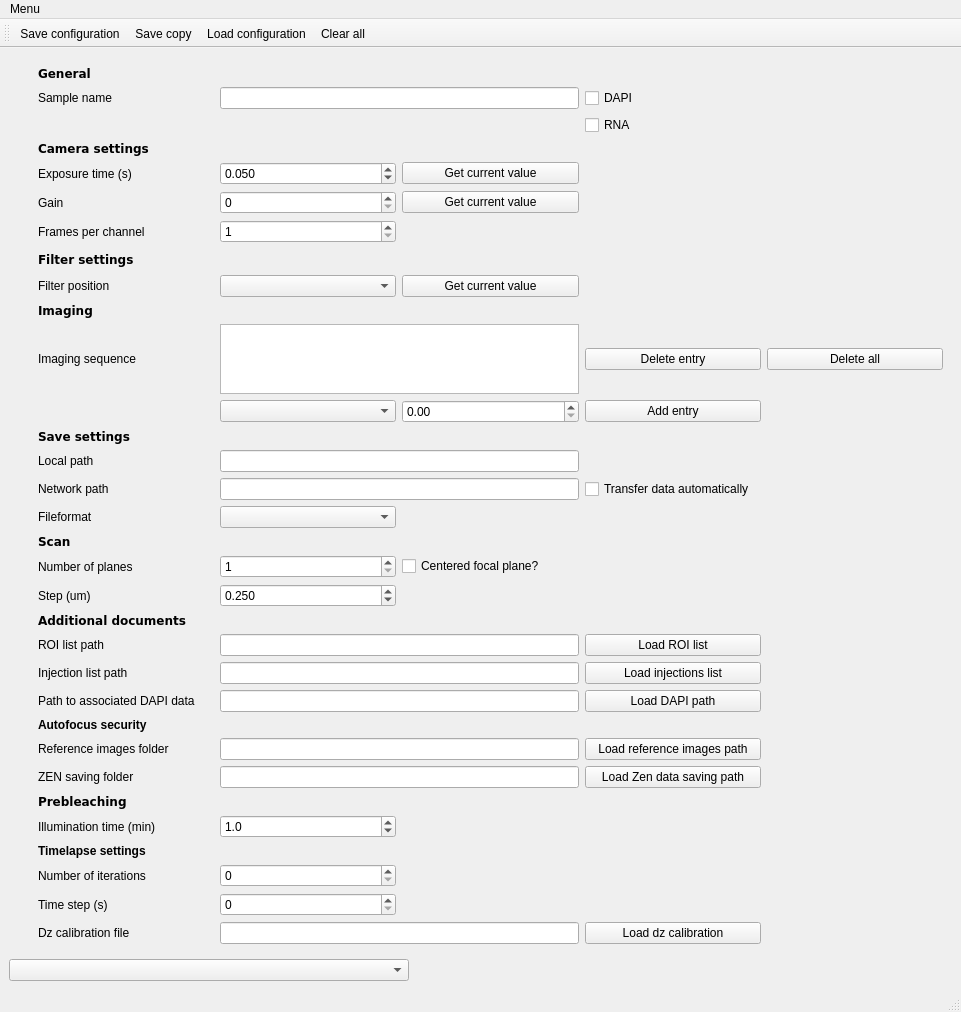
<?xml version="1.0" encoding="UTF-8"?>
<ui version="4.0">
 <class>mainWindow</class>
 <widget class="QMainWindow" name="mainWindow">
  <property name="geometry">
   <rect>
    <x>0</x>
    <y>0</y>
    <width>961</width>
    <height>995</height>
   </rect>
  </property>
  <property name="windowTitle">
   <string>Experiment Configurator</string>
  </property>
  <widget class="QWidget" name="centralwidget">
   <layout class="QVBoxLayout" name="verticalLayout">
    <item>
     <widget class="QWidget" name="formWidget" native="true">
      <layout class="QGridLayout" name="gridLayout">
       <item row="29" column="1">
        <widget class="QLabel" name="injections_list_Label">
         <property name="text">
          <string>Injection list path</string>
         </property>
        </widget>
       </item>
       <item row="36" column="2">
        <widget class="QDoubleSpinBox" name="illumination_time_DSpinBox">
         <property name="decimals">
          <number>1</number>
         </property>
         <property name="maximum">
          <double>100.000000000000000</double>
         </property>
         <property name="value">
          <double>1.000000000000000</double>
         </property>
        </widget>
       </item>
       <item row="19" column="1">
        <widget class="QLabel" name="save_path_Label">
         <property name="text">
          <string>Local path</string>
         </property>
        </widget>
       </item>
       <item row="8" column="1">
        <widget class="QLabel" name="filter_settings_Label">
         <property name="font">
          <font>
           <family>DejaVu Sans</family>
           <weight>75</weight>
           <bold>true</bold>
          </font>
         </property>
         <property name="text">
          <string>Filter settings</string>
         </property>
        </widget>
       </item>
       <item row="5" column="1">
        <widget class="QLabel" name="gain_Label">
         <property name="text">
          <string>Gain</string>
         </property>
        </widget>
       </item>
       <item row="12" column="4">
        <widget class="QPushButton" name="delete_entry_PushButton">
         <property name="text">
          <string>Delete entry</string>
         </property>
        </widget>
       </item>
       <item row="9" column="1">
        <widget class="QLabel" name="filterpos_Label">
         <property name="text">
          <string>Filter position</string>
         </property>
        </widget>
       </item>
       <item row="21" column="2">
        <widget class="QComboBox" name="fileformat_ComboBox"/>
       </item>
       <item row="4" column="1">
        <widget class="QLabel" name="exposure_Label">
         <property name="text">
          <string>Exposure time (s)</string>
         </property>
        </widget>
       </item>
       <item row="35" column="1">
        <widget class="QLabel" name="prebleach_settings_Label">
         <property name="font">
          <font>
           <family>DejaVu Sans</family>
           <weight>75</weight>
           <bold>true</bold>
          </font>
         </property>
         <property name="text">
          <string>Prebleaching</string>
         </property>
        </widget>
       </item>
       <item row="30" column="1">
        <widget class="QLabel" name="dapi_path_Label">
         <property name="text">
          <string>Path to associated DAPI data</string>
         </property>
        </widget>
       </item>
       <item row="1" column="2" colspan="2">
        <widget class="QLineEdit" name="sample_name_LineEdit"/>
       </item>
       <item row="10" column="1">
        <spacer name="verticalSpacer_2">
         <property name="orientation">
          <enum>Qt::Vertical</enum>
         </property>
         <property name="sizeHint" stdset="0">
          <size>
           <width>20</width>
           <height>40</height>
          </size>
         </property>
        </spacer>
       </item>
       <item row="18" column="1">
        <widget class="QLabel" name="save_settings_Label">
         <property name="font">
          <font>
           <family>DejaVu Sans</family>
           <weight>75</weight>
           <bold>true</bold>
          </font>
         </property>
         <property name="text">
          <string>Save settings</string>
         </property>
        </widget>
       </item>
       <item row="19" column="2" colspan="2">
        <widget class="QLineEdit" name="save_path_LineEdit"/>
       </item>
       <item row="28" column="2" colspan="2">
        <widget class="QLineEdit" name="roi_list_path_LineEdit">
         <property name="enabled">
          <bool>true</bool>
         </property>
        </widget>
       </item>
       <item row="30" column="2" colspan="2">
        <widget class="QLineEdit" name="dapi_data_LineEdit"/>
       </item>
       <item row="21" column="1">
        <widget class="QLabel" name="fileformat_Label">
         <property name="text">
          <string>Fileformat</string>
         </property>
        </widget>
       </item>
       <item row="23" column="1">
        <widget class="QLabel" name="scan_settings_Label">
         <property name="font">
          <font>
           <family>DejaVu Sans</family>
           <weight>75</weight>
           <bold>true</bold>
          </font>
         </property>
         <property name="text">
          <string>Scan</string>
         </property>
        </widget>
       </item>
       <item row="0" column="1">
        <widget class="QLabel" name="general_Label">
         <property name="font">
          <font>
           <family>DejaVu Sans</family>
           <weight>75</weight>
           <bold>true</bold>
          </font>
         </property>
         <property name="text">
          <string>General</string>
         </property>
        </widget>
       </item>
       <item row="7" column="1">
        <spacer name="verticalSpacer">
         <property name="orientation">
          <enum>Qt::Vertical</enum>
         </property>
         <property name="sizeHint" stdset="0">
          <size>
           <width>20</width>
           <height>40</height>
          </size>
         </property>
        </spacer>
       </item>
       <item row="16" column="4">
        <widget class="QPushButton" name="add_entry_PushButton">
         <property name="text">
          <string>Add entry</string>
         </property>
        </widget>
       </item>
       <item row="16" column="5">
        <spacer name="horizontalSpacer_2">
         <property name="orientation">
          <enum>Qt::Horizontal</enum>
         </property>
         <property name="sizeType">
          <enum>QSizePolicy::Fixed</enum>
         </property>
         <property name="sizeHint" stdset="0">
          <size>
           <width>20</width>
           <height>20</height>
          </size>
         </property>
        </spacer>
       </item>
       <item row="8" column="0">
        <spacer name="horizontalSpacer">
         <property name="orientation">
          <enum>Qt::Horizontal</enum>
         </property>
         <property name="sizeType">
          <enum>QSizePolicy::Fixed</enum>
         </property>
         <property name="sizeHint" stdset="0">
          <size>
           <width>20</width>
           <height>20</height>
          </size>
         </property>
        </spacer>
       </item>
       <item row="5" column="3">
        <widget class="QPushButton" name="get_gain_PushButton">
         <property name="text">
          <string>Get current value</string>
         </property>
        </widget>
       </item>
       <item row="25" column="2">
        <widget class="QDoubleSpinBox" name="z_step_DSpinBox">
         <property name="decimals">
          <number>3</number>
         </property>
         <property name="maximum">
          <double>5.000000000000000</double>
         </property>
         <property name="singleStep">
          <double>0.100000000000000</double>
         </property>
         <property name="value">
          <double>0.250000000000000</double>
         </property>
        </widget>
       </item>
       <item row="6" column="1">
        <widget class="QLabel" name="num_frames_Label">
         <property name="text">
          <string>Frames per channel</string>
         </property>
        </widget>
       </item>
       <item row="28" column="1">
        <widget class="QLabel" name="roi_list_path_Label">
         <property name="text">
          <string>ROI list path</string>
         </property>
        </widget>
       </item>
       <item row="4" column="3">
        <widget class="QPushButton" name="get_exposure_PushButton">
         <property name="text">
          <string>Get current value</string>
         </property>
        </widget>
       </item>
       <item row="9" column="3">
        <widget class="QPushButton" name="get_filterpos_PushButton">
         <property name="text">
          <string>Get current value</string>
         </property>
        </widget>
       </item>
       <item row="38" column="2">
        <widget class="QSpinBox" name="num_iterations_SpinBox">
         <property name="maximum">
          <number>1000</number>
         </property>
        </widget>
       </item>
       <item row="4" column="2">
        <widget class="QDoubleSpinBox" name="exposure_DSpinBox">
         <property name="decimals">
          <number>3</number>
         </property>
         <property name="maximum">
          <double>5.000000000000000</double>
         </property>
         <property name="singleStep">
          <double>0.010000000000000</double>
         </property>
         <property name="value">
          <double>0.050000000000000</double>
         </property>
        </widget>
       </item>
       <item row="17" column="1">
        <spacer name="verticalSpacer_3">
         <property name="orientation">
          <enum>Qt::Vertical</enum>
         </property>
         <property name="sizeHint" stdset="0">
          <size>
           <width>20</width>
           <height>40</height>
          </size>
         </property>
        </spacer>
       </item>
       <item row="27" column="1">
        <widget class="QLabel" name="documents_Label">
         <property name="font">
          <font>
           <family>DejaVu Sans</family>
           <weight>75</weight>
           <bold>true</bold>
          </font>
         </property>
         <property name="text">
          <string>Additional documents</string>
         </property>
        </widget>
       </item>
       <item row="30" column="4">
        <widget class="QPushButton" name="load_dapi_PushButton">
         <property name="text">
          <string>Load DAPI path</string>
         </property>
        </widget>
       </item>
       <item row="28" column="4">
        <widget class="QPushButton" name="load_roi_PushButton">
         <property name="text">
          <string>Load ROI list</string>
         </property>
        </widget>
       </item>
       <item row="24" column="1">
        <widget class="QLabel" name="num_z_planes_Label">
         <property name="text">
          <string>Number of planes</string>
         </property>
        </widget>
       </item>
       <item row="31" column="1">
        <spacer name="verticalSpacer_6">
         <property name="orientation">
          <enum>Qt::Vertical</enum>
         </property>
         <property name="sizeHint" stdset="0">
          <size>
           <width>20</width>
           <height>40</height>
          </size>
         </property>
        </spacer>
       </item>
       <item row="26" column="1">
        <spacer name="verticalSpacer_5">
         <property name="orientation">
          <enum>Qt::Vertical</enum>
         </property>
         <property name="sizeHint" stdset="0">
          <size>
           <width>20</width>
           <height>40</height>
          </size>
         </property>
        </spacer>
       </item>
       <item row="1" column="1">
        <widget class="QLabel" name="sample_name_Label">
         <property name="text">
          <string>Sample name</string>
         </property>
        </widget>
       </item>
       <item row="12" column="5">
        <widget class="QPushButton" name="delete_all_PushButton">
         <property name="text">
          <string>Delete all</string>
         </property>
        </widget>
       </item>
       <item row="16" column="2">
        <widget class="QComboBox" name="laser_ComboBox"/>
       </item>
       <item row="6" column="2">
        <widget class="QSpinBox" name="num_frames_SpinBox">
         <property name="minimum">
          <number>1</number>
         </property>
         <property name="maximum">
          <number>1000</number>
         </property>
        </widget>
       </item>
       <item row="24" column="3">
        <widget class="QCheckBox" name="centered_focal_plane_CheckBox">
         <property name="text">
          <string>Centered focal plane?</string>
         </property>
        </widget>
       </item>
       <item row="3" column="1">
        <widget class="QLabel" name="cam_settings_Label">
         <property name="font">
          <font>
           <family>DejaVu Sans</family>
           <weight>75</weight>
           <bold>true</bold>
          </font>
         </property>
         <property name="text">
          <string>Camera settings</string>
         </property>
        </widget>
       </item>
       <item row="12" column="2" colspan="2">
        <widget class="QListView" name="imaging_sequence_ListView"/>
       </item>
       <item row="29" column="2" colspan="2">
        <widget class="QLineEdit" name="injections_list_LineEdit"/>
       </item>
       <item row="25" column="1">
        <widget class="QLabel" name="z_step_Label">
         <property name="text">
          <string>Step (um)</string>
         </property>
        </widget>
       </item>
       <item row="16" column="3">
        <widget class="QDoubleSpinBox" name="laser_intensity_DSpinBox">
         <property name="maximum">
          <double>100.000000000000000</double>
         </property>
        </widget>
       </item>
       <item row="11" column="1">
        <widget class="QLabel" name="imaging_settings_Label">
         <property name="font">
          <font>
           <family>DejaVu Sans</family>
           <weight>75</weight>
           <bold>true</bold>
          </font>
         </property>
         <property name="text">
          <string>Imaging</string>
         </property>
        </widget>
       </item>
       <item row="29" column="4">
        <widget class="QPushButton" name="load_injections_PushButton">
         <property name="text">
          <string>Load injections list</string>
         </property>
        </widget>
       </item>
       <item row="12" column="1">
        <widget class="QLabel" name="imaging_sequence_Label">
         <property name="text">
          <string>Imaging sequence</string>
         </property>
        </widget>
       </item>
       <item row="37" column="1">
        <widget class="QLabel" name="timelapse_settings_Label">
         <property name="font">
          <font>
           <weight>75</weight>
           <bold>true</bold>
          </font>
         </property>
         <property name="text">
          <string>Timelapse settings</string>
         </property>
        </widget>
       </item>
       <item row="1" column="4">
        <widget class="QCheckBox" name="dapi_CheckBox">
         <property name="text">
          <string>DAPI</string>
         </property>
         <attribute name="buttonGroup">
          <string notr="true">buttonGroup</string>
         </attribute>
        </widget>
       </item>
       <item row="22" column="1">
        <spacer name="verticalSpacer_4">
         <property name="orientation">
          <enum>Qt::Vertical</enum>
         </property>
         <property name="sizeHint" stdset="0">
          <size>
           <width>20</width>
           <height>40</height>
          </size>
         </property>
        </spacer>
       </item>
       <item row="24" column="2">
        <widget class="QSpinBox" name="num_z_planes_SpinBox">
         <property name="minimum">
          <number>1</number>
         </property>
         <property name="maximum">
          <number>1000</number>
         </property>
        </widget>
       </item>
       <item row="9" column="2">
        <widget class="QComboBox" name="filterpos_ComboBox"/>
       </item>
       <item row="36" column="1">
        <widget class="QLabel" name="illumination_time_Label">
         <property name="text">
          <string>Illumination time (min)</string>
         </property>
        </widget>
       </item>
       <item row="5" column="2">
        <widget class="QSpinBox" name="gain_SpinBox"/>
       </item>
       <item row="2" column="4">
        <widget class="QCheckBox" name="rna_CheckBox">
         <property name="text">
          <string>RNA</string>
         </property>
         <attribute name="buttonGroup">
          <string notr="true">buttonGroup</string>
         </attribute>
        </widget>
       </item>
       <item row="38" column="1">
        <widget class="QLabel" name="num_iterations_Label">
         <property name="text">
          <string>Number of iterations</string>
         </property>
        </widget>
       </item>
       <item row="39" column="1">
        <widget class="QLabel" name="time_step_Label">
         <property name="text">
          <string>Time step (s)</string>
         </property>
        </widget>
       </item>
       <item row="39" column="2">
        <widget class="QSpinBox" name="time_step_SpinBox"/>
       </item>
       <item row="40" column="1">
        <widget class="QLabel" name="dz_calibration_label">
         <property name="text">
          <string>Dz calibration file</string>
         </property>
        </widget>
       </item>
       <item row="40" column="2" colspan="2">
        <widget class="QLineEdit" name="axial_calibration_path_lineEdit"/>
       </item>
       <item row="40" column="4">
        <widget class="QPushButton" name="load_dz_calibration_pushButton">
         <property name="text">
          <string>Load dz calibration</string>
         </property>
        </widget>
       </item>
       <item row="20" column="1">
        <widget class="QLabel" name="save_remote_path_Label">
         <property name="text">
          <string>Network path </string>
         </property>
        </widget>
       </item>
       <item row="20" column="2" colspan="2">
        <widget class="QLineEdit" name="save_network_path_LineEdit">
         <property name="enabled">
          <bool>true</bool>
         </property>
         <property name="readOnly">
          <bool>false</bool>
         </property>
        </widget>
       </item>
       <item row="20" column="4">
        <widget class="QCheckBox" name="TransferData_checkBox">
         <property name="text">
          <string>Transfer data automatically</string>
         </property>
        </widget>
       </item>
       <item row="33" column="2" colspan="2">
        <widget class="QLineEdit" name="reference_images_lineEdit"/>
       </item>
       <item row="32" column="1">
        <widget class="QLabel" name="Autofocus_security_Label">
         <property name="font">
          <font>
           <weight>75</weight>
           <bold>true</bold>
          </font>
         </property>
         <property name="text">
          <string>Autofocus security</string>
         </property>
        </widget>
       </item>
       <item row="33" column="1">
        <widget class="QLabel" name="reference_image_folder_Label">
         <property name="text">
          <string>Reference images folder</string>
         </property>
        </widget>
       </item>
       <item row="33" column="4">
        <widget class="QPushButton" name="reference_images_pushButton">
         <property name="text">
          <string>Load reference images path</string>
         </property>
        </widget>
       </item>
       <item row="34" column="1">
        <widget class="QLabel" name="Zen_saving_folder_Label">
         <property name="text">
          <string>ZEN saving folder</string>
         </property>
        </widget>
       </item>
       <item row="34" column="2" colspan="2">
        <widget class="QLineEdit" name="Zen_saving_folder_lineEdit"/>
       </item>
       <item row="34" column="4">
        <widget class="QPushButton" name="Zen_saving_folder_pushButton">
         <property name="text">
          <string>Load Zen data saving path</string>
         </property>
        </widget>
       </item>
      </layout>
     </widget>
    </item>
    <item>
     <widget class="QComboBox" name="select_experiment_ComboBox">
      <property name="maximumSize">
       <size>
        <width>400</width>
        <height>16777215</height>
       </size>
      </property>
     </widget>
    </item>
   </layout>
  </widget>
  <widget class="QMenuBar" name="menubar">
   <property name="geometry">
    <rect>
     <x>0</x>
     <y>0</y>
     <width>961</width>
     <height>20</height>
    </rect>
   </property>
   <widget class="QMenu" name="menuMenu">
    <property name="title">
     <string>Menu</string>
    </property>
    <addaction name="actionClose"/>
   </widget>
   <addaction name="menuMenu"/>
  </widget>
  <widget class="QStatusBar" name="statusbar"/>
  <widget class="QToolBar" name="toolBar">
   <property name="windowTitle">
    <string>toolBar</string>
   </property>
   <attribute name="toolBarArea">
    <enum>TopToolBarArea</enum>
   </attribute>
   <attribute name="toolBarBreak">
    <bool>false</bool>
   </attribute>
   <addaction name="save_config_Action"/>
   <addaction name="save_config_copy_Action"/>
   <addaction name="load_config_Action"/>
   <addaction name="clear_all_Action"/>
  </widget>
  <action name="actionClose">
   <property name="text">
    <string>Close</string>
   </property>
  </action>
  <action name="save_config_Action">
   <property name="text">
    <string>Save configuration</string>
   </property>
  </action>
  <action name="load_config_Action">
   <property name="text">
    <string>Load configuration</string>
   </property>
  </action>
  <action name="clear_all_Action">
   <property name="text">
    <string>Clear all</string>
   </property>
  </action>
  <action name="save_config_copy_Action">
   <property name="text">
    <string>Save copy</string>
   </property>
  </action>
 </widget>
 <resources/>
 <connections/>
 <buttongroups>
  <buttongroup name="buttonGroup">
   <property name="exclusive">
    <bool>false</bool>
   </property>
  </buttongroup>
 </buttongroups>
</ui>
